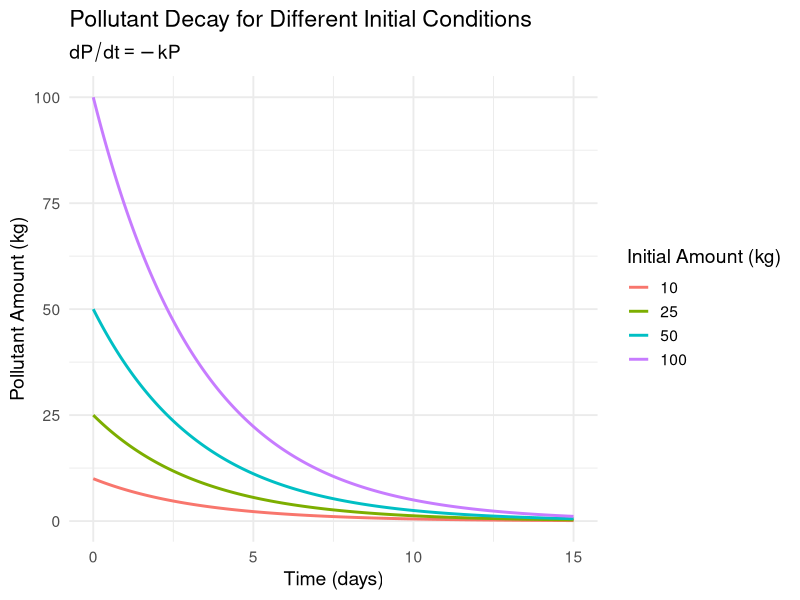
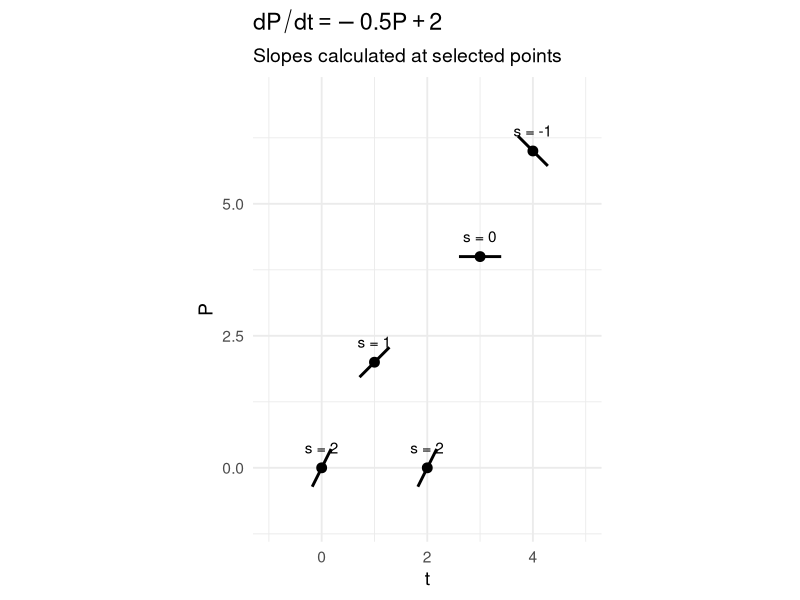
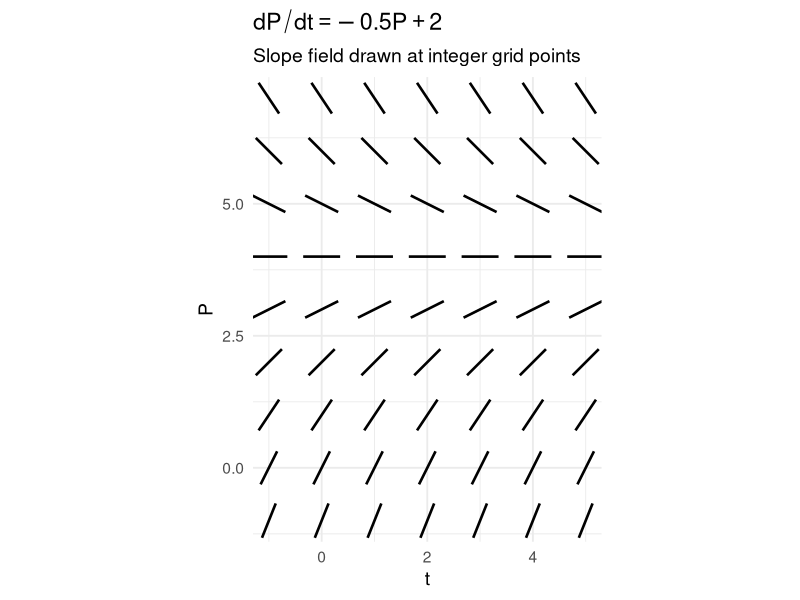
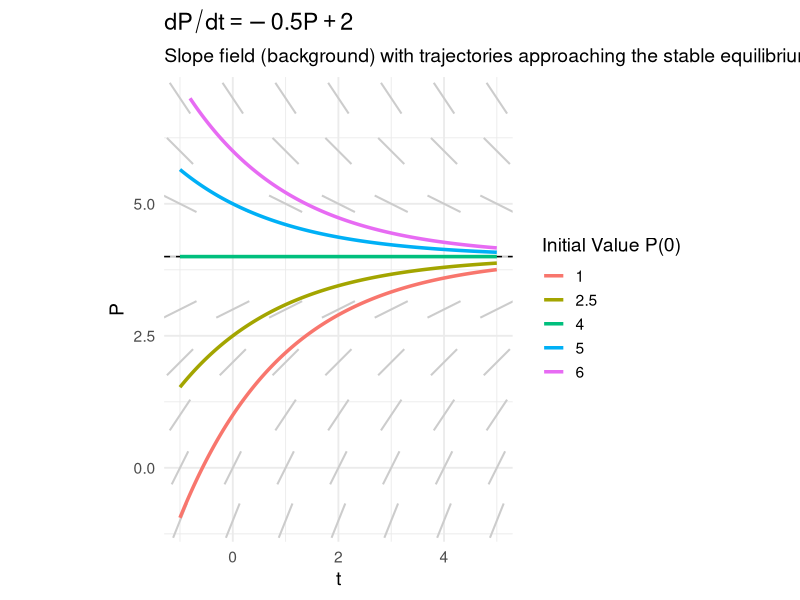
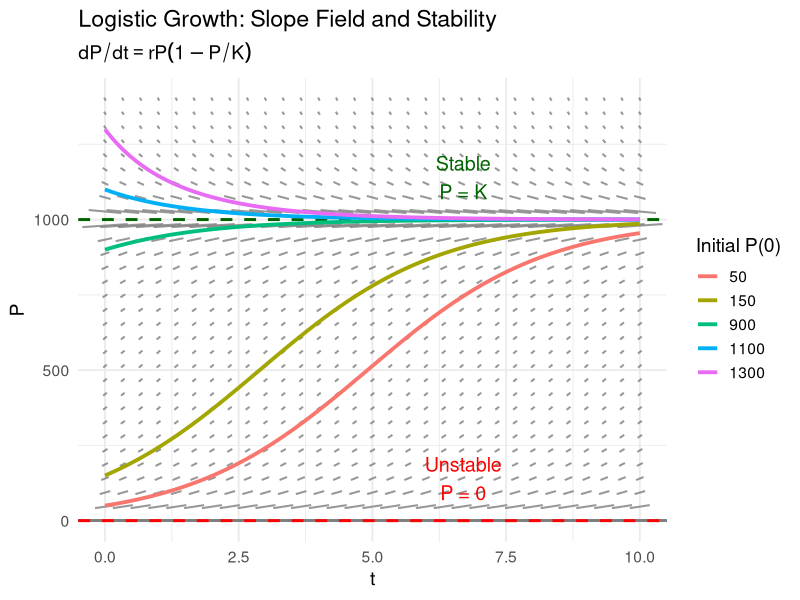
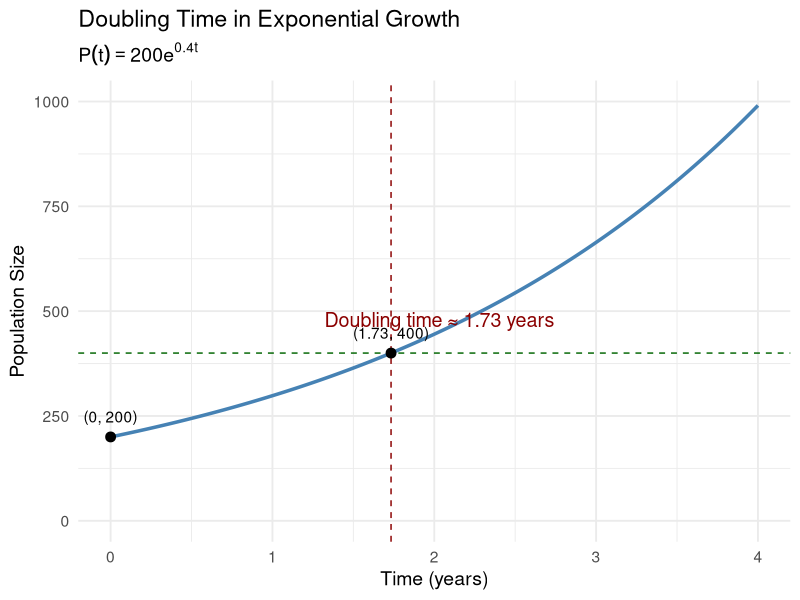
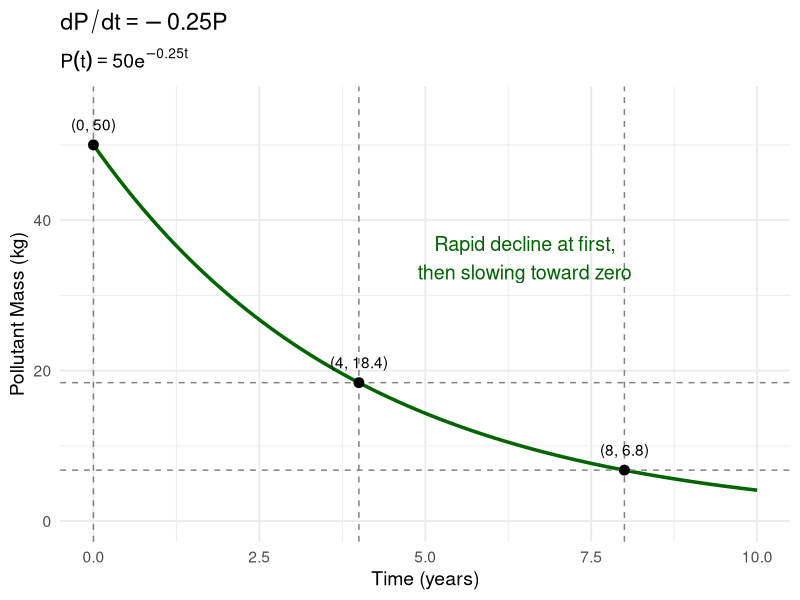
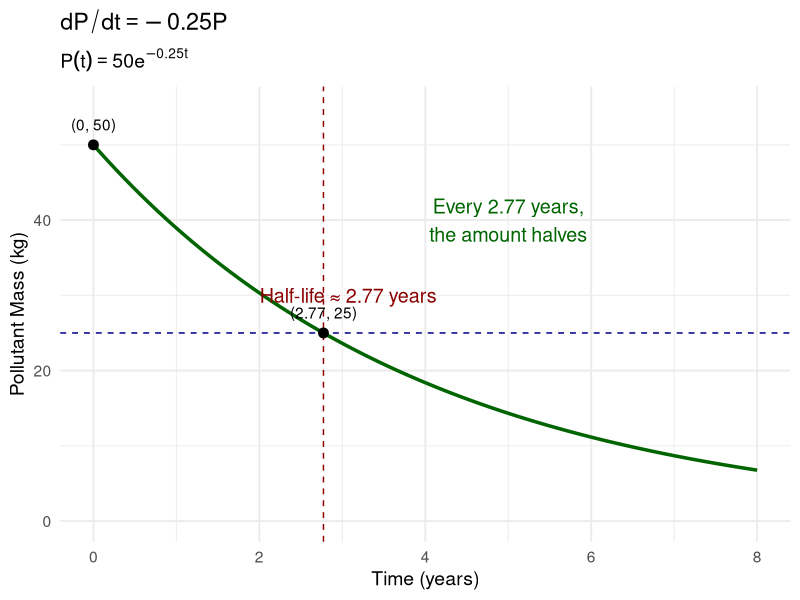

Recreate these plots in R, in order.
## ---- chunk 1
library(tidyverse)

# Decay constant
k <- 0.3

# Time sequence
t <- seq(0, 15, length.out = 400)

# Initial conditions
P0_values <- c(10, 25, 50, 100)

# Create data
df <- expand_grid(t = t, P0 = P0_values) |>
  mutate(P = P0 * exp(-k * t))

# Plot
ggplot(df, aes(x = t, y = P, color = factor(P0))) +
  geom_line(size = 1) +
  labs(
    x = "Time (days)",
    y = "Pollutant Amount (kg)",
    color = "Initial Amount (kg)",
    title = "Pollutant Decay for Different Initial Conditions",
    subtitle = expression(dP/dt == -k*P)
  ) +
  theme_minimal(base_size = 14) +
  xlim(0, 15)
## ---- chunk 2
library(tidyverse)

# Differential equation: dP/dt = -kP + 2
k <- 0.5
f <- function(t, P) {
  -k * P + 2
}

# Given points (t, P)
points <- tibble(
  t = c(0, 2, 1, 3, 4),
  P = c(0, 0, 2, 4, 6)
) |>
  mutate(
    slope = f(t, P),
    # Create short line segments centered at each point
    dt = 0.4 / sqrt(1 + slope^2),
    dP = slope * dt,
    t0 = t - dt,
    t1 = t + dt,
    P0 = P - dP,
    P1 = P + dP
  )

# Plot
ggplot() +
  geom_segment(
    data = points,
    aes(x = t0, y = P0, xend = t1, yend = P1),
    linewidth = 1
  ) +
  geom_point(
    data = points,
    aes(x = t, y = P),
    size = 3
  ) +
  geom_text(
    data = points,
    aes(x = t, y = P, label = paste("s =", slope)),
    vjust = -1.2
  ) +
  coord_fixed(xlim = c(-1, 5), ylim = c(-1, 7)) +
  labs(
    x = "t",
    y = "P",
    title = expression(dP/dt == -0.5*P + 2),
    subtitle = "Slopes calculated at selected points"
  ) +
  theme_minimal(base_size = 14)
## ---- chunk 3
library(tidyverse)
library(tidyverse)

# Differential equation: dP/dt = -kP + 2
k <- 0.5
f <- function(t, P) {
  -k * P + 2
}

# Integer grid over the plotting window
t_int <- -1:5
P_int <- -1:7

grid <- expand_grid(t = t_int, P = P_int) |>
  mutate(
    slope = f(t, P),
    # Short line segments centered at each grid point
    dt = 0.35 / sqrt(1 + slope^2),
    dP = slope * dt,
    t0 = t - dt,
    t1 = t + dt,
    P0 = P - dP,
    P1 = P + dP
  )

# Plot slope field
ggplot(grid) +
  geom_segment(aes(x = t0, y = P0, xend = t1, yend = P1),
               linewidth = 0.9) +
  coord_fixed(xlim = c(-1, 5), ylim = c(-1, 7)) +
  labs(
    x = "t",
    y = "P",
    title = expression(dP/dt == -0.5*P + 2),
    subtitle = "Slope field drawn at integer grid points"
  ) +
  theme_minimal(base_size = 14)
## ---- chunk 4
library(tidyverse)

# Differential equation: dP/dt = -kP + 2
k <- 0.5
f <- function(t, P) -k * P + 2

# ---------------------------------
# 1) Slope field (integer grid)
# ---------------------------------
t_int <- -1:5
P_int <- -1:7

field <- expand_grid(t = t_int, P = P_int) |>
  mutate(
    slope = f(t, P),
    dt = 0.35 / sqrt(1 + slope^2),
    dP = slope * dt,
    t0 = t - dt, t1 = t + dt,
    P0 = P - dP, P1 = P + dP
  )

# ---------------------------------
# 2) Trajectories from P(0) initial conditions
#    Solution: P(t) = 4 + (P0 - 4) e^{-kt}
#    (because equilibrium is P* = 2/k = 4)
# ---------------------------------
P0_vals <- c(6, 5, 4, 2.5, 1)
t_curve <- seq(-1, 5, length.out = 600)

traj <- expand_grid(t = t_curve, P0 = P0_vals) |>
  mutate(
    P = 4 + (P0 - 4) * exp(-k * t)
  ) |>
  filter(P >= -1, P <= 7)

# ---------------------------------
# Plot
# ---------------------------------
ggplot() +
  # light grey slope field in background
  geom_segment(
    data = field,
    aes(x = t0, y = P0, xend = t1, yend = P1),
    linewidth = 0.7,
    color = "grey80"
  ) +
  # equilibrium line at P = 4
  geom_hline(yintercept = 4, linetype = "dashed") +
  # colored trajectories
  geom_path(
    data = traj,
    aes(x = t, y = P, color = factor(P0)),
    linewidth = 1.2
  ) +
  coord_fixed(xlim = c(-1, 5), ylim = c(-1, 7)) +
  labs(
    x = "t",
    y = "P",
    color = "Initial Value P(0)",
    title = expression(dP/dt == -0.5*P + 2),
    subtitle = "Slope field (background) with trajectories approaching the stable equilibrium P = 4"
  ) +
  theme_minimal(base_size = 14)
## ---- chunk 5
library(tidyverse)

# Parameters
r <- 0.6
K <- 1000

# Logistic DE: dP/dt = r P (1 - P/K)
f <- function(t, P) r * P * (1 - P / K)

# --------------------------------
# 1) Direction field grid (dense)
# --------------------------------
t_grid <- seq(0, 10, length.out = 31)
P_grid <- seq(0, 1400, length.out = 31)

field <- expand_grid(t = t_grid, P = P_grid) |>
  mutate(
    slope = f(t, P),
    theta = atan(slope),          # convert slope to angle
    L = 5.0,                     # visual half-length of each segment
    dt = L * cos(theta),
    dP = L * sin(theta),
    t0 = t - dt, t1 = t + dt,
    P0 = P - dP, P1 = P + dP
  )

# --------------------------------
# 2) Trajectories (analytic solution)
# P(t) = K / (1 + ((K-P0)/P0) e^{-rt})
# --------------------------------
P0_vals <- c(50, 150, 900, 1100, 1300)
t_curve <- seq(0, 10, length.out = 800)

traj <- expand_grid(t = t_curve, P0 = P0_vals) |>
  mutate(P = K / (1 + ((K - P0) / P0) * exp(-r * t)))

# --------------------------------
# Plot
# --------------------------------
ggplot() +
  # Direction field in light grey (NOW visible)
  geom_segment(
    data = field,
    aes(x = t0, y = P0, xend = t1, yend = P1),
    color = "grey50",
    linewidth = 0.7,
    alpha = 0.8
  ) +
  # Equilibria
  geom_hline(yintercept = 0, linetype = "dashed", color = "red", linewidth = 1) +
  geom_hline(yintercept = K, linetype = "dashed", color = "darkgreen", linewidth = 1) +
  # Trajectories
  geom_path(
    data = traj,
    aes(x = t, y = P, color = factor(P0)),
    linewidth = 1.3
  ) +
  # Labels
  annotate("text", x = 6.7, y = 140, label = "Unstable\nP = 0", color = "red", size = 5) +
  annotate("text", x = 6.7, y = K + 140, label = "Stable\nP = K", color = "darkgreen", size = 5) +
  coord_cartesian(xlim = c(0, 10), ylim = c(0, 1400)) +
  labs(
    x = "t",
    y = "P",
    color = "Initial P(0)",
    title = "Logistic Growth: Slope Field and Stability",
    subtitle = expression(dP/dt == r*P*(1 - P/K))
  ) +
  theme_minimal(base_size = 14)
## ---- chunk 6
library(tidyverse)

# Parameters
P0 <- 200
r  <- 0.4

# Doubling time
t_double <- log(2) / r

# Time sequence
t <- seq(0, 4, length.out = 500)

# Model
P <- P0 * exp(r * t)

df <- tibble(t = t, P = P)

# Key doubling points
double_df <- tibble(
  t = c(0, t_double),
  P = c(P0, 2 * P0)
)

# Plot
ggplot(df, aes(x = t, y = P)) +
  geom_line(color = "steelblue", linewidth = 1.2) +
  
  # Highlight doubling time
  geom_vline(xintercept = t_double, linetype = "dashed", color = "darkred") +
  geom_hline(yintercept = 2 * P0, linetype = "dashed", color = "darkgreen") +
  
  # Points at P0 and 2P0
  geom_point(data = double_df, aes(x = t, y = P),
             size = 3, color = "black") +
  
  geom_text(data = double_df,
            aes(label = paste0("(", round(t,2), ", ", round(P), ")")),
            vjust = -1.2) +
  
  annotate("text",
           x = t_double + 0.3,
           y = 2 * P0 + 80,
           label = paste("Doubling time ≈", round(t_double,2), "years"),
           color = "darkred",
           size = 5) +
  
  labs(
    x = "Time (years)",
    y = "Population Size",
    title = "Doubling Time in Exponential Growth",
    subtitle = expression(P(t) == 200*e^{0.4*t})
  ) +
  theme_minimal(base_size = 14) +
  coord_cartesian(xlim = c(0, 4), ylim = c(0, 1000))
## ---- chunk 7
library(tidyverse)

# Parameters
P0 <- 50
k  <- 0.25

# Time sequence
t <- seq(0, 10, length.out = 500)

# Decay model
P <- P0 * exp(-k * t)

df <- tibble(t = t, P = P)

# Key points
points_df <- tibble(
  t = c(0, 4, 8),
  P = P0 * exp(-k * c(0, 4, 8))
)

# Plot
ggplot(df, aes(x = t, y = P)) +
  geom_line(color = "darkgreen", linewidth = 1.2) +
  
  # Highlight key times
  geom_vline(data = points_df,
             aes(xintercept = t),
             linetype = "dashed",
             color = "grey50") +
  
  geom_hline(data = points_df[-1,],
             aes(yintercept = P),
             linetype = "dashed",
             color = "grey50") +
  
  geom_point(data = points_df,
             aes(x = t, y = P),
             size = 3,
             color = "black") +
  
  geom_text(data = points_df,
            aes(label = paste0("(", t, ", ", round(P,1), ")")),
            vjust = -1.2) +
  
  annotate("text",
           x = 6.5,
           y = 35,
           label = "Rapid decline at first,\nthen slowing toward zero",
           color = "darkgreen",
           size = 5) +
  
  labs(
    x = "Time (years)",
    y = "Pollutant Mass (kg)",
    title = expression(dP/dt == -0.25*P),
    subtitle = expression(P(t) == 50*e^{-0.25*t})
  ) +
  theme_minimal(base_size = 14) +
  coord_cartesian(xlim = c(0, 10), ylim = c(0, 55))
## ---- chunk 8
library(tidyverse)

# Parameters
P0 <- 50
k  <- 0.25

# Half-life
t_half <- log(2) / k

# Time sequence
t <- seq(0, 8, length.out = 500)

# Decay model
P <- P0 * exp(-k * t)

df <- tibble(t = t, P = P)

# Key half-life points
half_df <- tibble(
  t = c(0, t_half),
  P = c(P0, P0/2)
)

# Plot
ggplot(df, aes(x = t, y = P)) +
  geom_line(color = "darkgreen", linewidth = 1.2) +
  
  # Highlight half-life
  geom_vline(xintercept = t_half, linetype = "dashed", color = "darkred") +
  geom_hline(yintercept = P0/2, linetype = "dashed", color = "darkblue") +
  
  # Points
  geom_point(data = half_df, size = 3, color = "black") +
  
  geom_text(data = half_df,
            aes(label = paste0("(", round(t,2), ", ", round(P,1), ")")),
            vjust = -1.2) +
  
  annotate("text",
           x = t_half + 0.3,
           y = P0/2 + 5,
           label = paste("Half-life ≈", round(t_half,2), "years"),
           color = "darkred",
           size = 5) +
  
  annotate("text",
           x = 5,
           y = 40,
           label = "Every 2.77 years,\nthe amount halves",
           color = "darkgreen",
           size = 5) +
  
  labs(
    x = "Time (years)",
    y = "Pollutant Mass (kg)",
    title = expression(dP/dt == -0.25*P),
    subtitle = expression(P(t) == 50*e^{-0.25*t})
  ) +
  theme_minimal(base_size = 14) +
  coord_cartesian(xlim = c(0, 8), ylim = c(0, 55))
## ---- chunk 9
library(tidyverse)

# Parameters
C0 <- 420        # current ppm
r  <- 0.006      # 0.6% per year

# Time sequence
t <- seq(0, 40, length.out = 600)

# Growth model
C <- C0 * exp(r * t)

df <- tibble(t = t, C = C)

# Key point at 20 years
point_df <- tibble(
  t = c(0, 20),
  C = C0 * exp(r * c(0, 20))
)

# Plot
ggplot(df, aes(x = t, y = C)) +
  geom_line(color = "firebrick", linewidth = 1.2) +
  
  # Mark 20-year point
  geom_vline(xintercept = 20, linetype = "dashed", color = "grey50") +
  geom_hline(yintercept = point_df$C[2], linetype = "dashed", color = "grey50") +
  
  geom_point(data = point_df,
             aes(x = t, y = C),
             size = 3,
             color = "black") +
  
  geom_text(data = point_df,
            aes(label = paste0("(", t, ", ", round(C), " ppm)")),
            vjust = -1.2) +
  
  annotate("text",
           x = 25,
           y = 520,
           label = "Small annual growth\ncompounds over time",
           color = "firebrick",
           size = 5) +
  
  labs(
    x = "Time (years)",
    y = "CO\u2082 Concentration (ppm)",
    title = expression(dC/dt == 0.006*C),
    subtitle = expression(C(t) == 420*e^{0.006*t})
  ) +
  theme_minimal(base_size = 14) +
  coord_cartesian(xlim = c(0, 40), ylim = c(400, 700))
## ---- chunk 10
library(tidyverse)

# Parameters
r <- 0.6
K <- 10000
H <- 1000

# Differential equation with harvest
f <- function(t, P) r * P * (1 - P / K) - H

# --------------------------------
# 1) Direction field (slope field)
# --------------------------------
t_grid <- seq(0, 15, length.out = 15)
P_grid <- seq(0, 12000, length.out = 15)

field <- expand_grid(t = t_grid, P = P_grid) |>
  mutate(
    slope = f(t, P),
    theta = atan(slope),
    L = 100,                       # visual half-length of each segment
    dt = L * cos(theta),
    dP = L * sin(theta),
    t0 = t - dt, t1 = t + dt,
    P0 = P - dP, P1 = P + dP
  )

# --------------------------------
# 2) Numerical trajectories (Euler)
# --------------------------------
euler <- function(P0, dt = 0.05, tmax = 15) {
  t <- seq(0, tmax, by = dt)
  P <- numeric(length(t))
  P[1] <- P0
  for (i in 1:(length(t)-1)) {
    P[i+1] <- P[i] + dt * f(t[i], P[i])
    P[i+1] <- max(P[i+1], 0)       # keep population nonnegative
  }
  tibble(t = t, P = P, P0 = P0)
}

traj <- bind_rows(
  euler(2000),
  euler(4000),
  euler(10000),
  euler(1000)      # small initial pop to show collapse risk
)

# --------------------------------
# 3) Find equilibria by bracketing sign changes
#    Solve g(P) = rP(1 - P/K) - H = 0
# --------------------------------
g <- function(P) r * P * (1 - P / K) - H

P_scan <- seq(0, 12000, by = 10)
g_vals <- g(P_scan)

brackets <- tibble(P_left = P_scan[-length(P_scan)],
                   P_right = P_scan[-1],
                   g_left = g_vals[-length(g_vals)],
                   g_right = g_vals[-1]) |>
  filter(is.finite(g_left), is.finite(g_right)) |>
  filter(g_left == 0 | g_right == 0 | (g_left * g_right < 0)) |>
  distinct(P_left, P_right)

eq_vals <- brackets |>
  mutate(root = map2_dbl(P_left, P_right, ~ uniroot(g, c(.x, .y))$root)) |>
  pull(root) |>
  unique()

# --------------------------------
# Plot
# --------------------------------
ggplot() +
  # slope field in background
  geom_segment(
    data = field,
    aes(x = t0, y = P0, xend = t1, yend = P1),
    color = "grey50",
    linewidth = 0.6,
    alpha = 0.8
  ) +
  # equilibrium lines (can be 0, 1, or 2 lines depending on H)
  geom_hline(
    data = tibble(Peq = eq_vals),
    aes(yintercept = Peq),
    linetype = "dashed",
    color = "darkgreen",
    linewidth = 1.1
  ) +
  # trajectories
  geom_path(
    data = traj,
    aes(x = t, y = P, color = factor(P0)),
    linewidth = 1.3
  ) +
  coord_cartesian(xlim = c(0, 15), ylim = c(0, 12000)) +
  labs(
    x = "Time (years)",
    y = "Population (fish)",
    color = "Initial P(0)",
    title = paste0("Logistic Growth with Harvest (H = ", H, ")"),
    subtitle = expression(dP/dt == r*P*(1 - P/K) - H)
  ) +
  theme_minimal(base_size = 14)
## ---- chunk 11
library(tidyverse)

# Parameters
r <- 0.6
K <- 10000
H <- 1500   # maximum sustainable harvest

# Differential equation with harvest
f <- function(t, P) r * P * (1 - P / K) - H

# --------------------------------
# 1) Direction field
# --------------------------------
t_grid <- seq(0, 15, length.out = 10)
P_grid <- seq(0, 12000, length.out = 10)

field <- expand_grid(t = t_grid, P = P_grid) |>
  mutate(
    slope = f(t, P),
    theta = atan(slope),
    L = 100,                    # reasonable visual length
    dt = L * cos(theta),
    dP = L * sin(theta),
    t0 = t - dt, t1 = t + dt,
    P0 = P - dP, P1 = P + dP
  )

# --------------------------------
# 2) Numerical trajectories
# --------------------------------
euler <- function(P0, dt = 0.05, tmax = 15) {
  t <- seq(0, tmax, by = dt)
  P <- numeric(length(t))
  P[1] <- P0
  for (i in 1:(length(t)-1)) {
    P[i+1] <- P[i] + dt * f(t[i], P[i])
    P[i+1] <- max(P[i+1], 0)
  }
  tibble(t = t, P = P, P0 = P0)
}

traj <- bind_rows(
  euler(2000),
  euler(4000),
  euler(5000),  # equilibrium
  euler(7000),
  euler(9000)
)

# --------------------------------
# Equilibrium at K/2
# --------------------------------
eq_val <- K/2

# --------------------------------
# Plot
# --------------------------------
ggplot() +
  # slope field
  geom_segment(
    data = field,
    aes(x = t0, y = P0, xend = t1, yend = P1),
    color = "grey50",
    linewidth = 0.7,
    alpha = 0.8
  ) +
  # equilibrium line
  geom_hline(
    yintercept = eq_val,
    linetype = "dashed",
    color = "purple",
    linewidth = 1.2
  ) +
  # trajectories
  geom_path(
    data = traj,
    aes(x = t, y = P, color = factor(P0)),
    linewidth = 1.3
  ) +
  annotate("text",
           x = 9,
           y = eq_val + 400,
           label = "Semi-stable equilibrium\nP = 5000",
           color = "purple",
           size = 5) +
  coord_cartesian(xlim = c(0, 15), ylim = c(0, 12000)) +
  labs(
    x = "Time (years)",
    y = "Population (fish)",
    color = "Initial P(0)",
    title = "Logistic Growth with Maximum Harvest (H = 1500)",
    subtitle = expression(dP/dt == r*P*(1 - P/K) - H)
  ) +
  theme_minimal(base_size = 14)
## ---- chunk 12
library(tidyverse)

# Parameters
r <- 0.6
K <- 10000
H <- 1800   # overharvest (greater than rK/4 = 1500)

# Differential equation with harvest
f <- function(t, P) r * P * (1 - P / K) - H

# --------------------------------
# 1) Direction field
# --------------------------------
t_grid <- seq(0, 15, length.out = 20)
P_grid <- seq(0, 12000, length.out = 20)

field <- expand_grid(t = t_grid, P = P_grid) |>
  mutate(
    slope = f(t, P),
    theta = atan(slope),
    L = 0.8,                    # visual half-length
    dt = L * cos(theta),
    dP = L * sin(theta),
    t0 = t - dt, t1 = t + dt,
    P0 = P - dP, P1 = P + dP
  )

# --------------------------------
# 2) Numerical trajectories (Euler)
# --------------------------------
euler <- function(P0, dt = 0.05, tmax = 15) {
  t <- seq(0, tmax, by = dt)
  P <- numeric(length(t))
  P[1] <- P0
  for (i in 1:(length(t)-1)) {
    P[i+1] <- P[i] + dt * f(t[i], P[i])
    P[i+1] <- max(P[i+1], 0)   # keep population nonnegative
  }
  tibble(t = t, P = P, P0 = P0)
}

traj <- bind_rows(
  euler(2000),
  euler(4000),
  euler(7000),
  euler(9000),
  euler(11000)
)

# --------------------------------
# Plot
# --------------------------------
ggplot() +
  # slope field
  geom_segment(
    data = field,
    aes(x = t0, y = P0, xend = t1, yend = P1),
    color = "grey65",
    linewidth = 0.7,
    alpha = 0.8
  ) +
  # trajectories
  geom_path(
    data = traj,
    aes(x = t, y = P, color = factor(P0)),
    linewidth = 1.3
  ) +
  annotate("text",
           x = 8,
           y = 10500,
           label = "No equilibrium exists:\nharvest exceeds max growth",
           color = "red",
           size = 5) +
  coord_cartesian(xlim = c(0, 15), ylim = c(0, 12000)) +
  labs(
    x = "Time (years)",
    y = "Population (fish)",
    color = "Initial P(0)",
    title = "Logistic Growth with Overharvest (H = 1800)",
    subtitle = expression(dP/dt == r*P*(1 - P/K) - H)
  ) +
  theme_minimal(base_size = 14)
